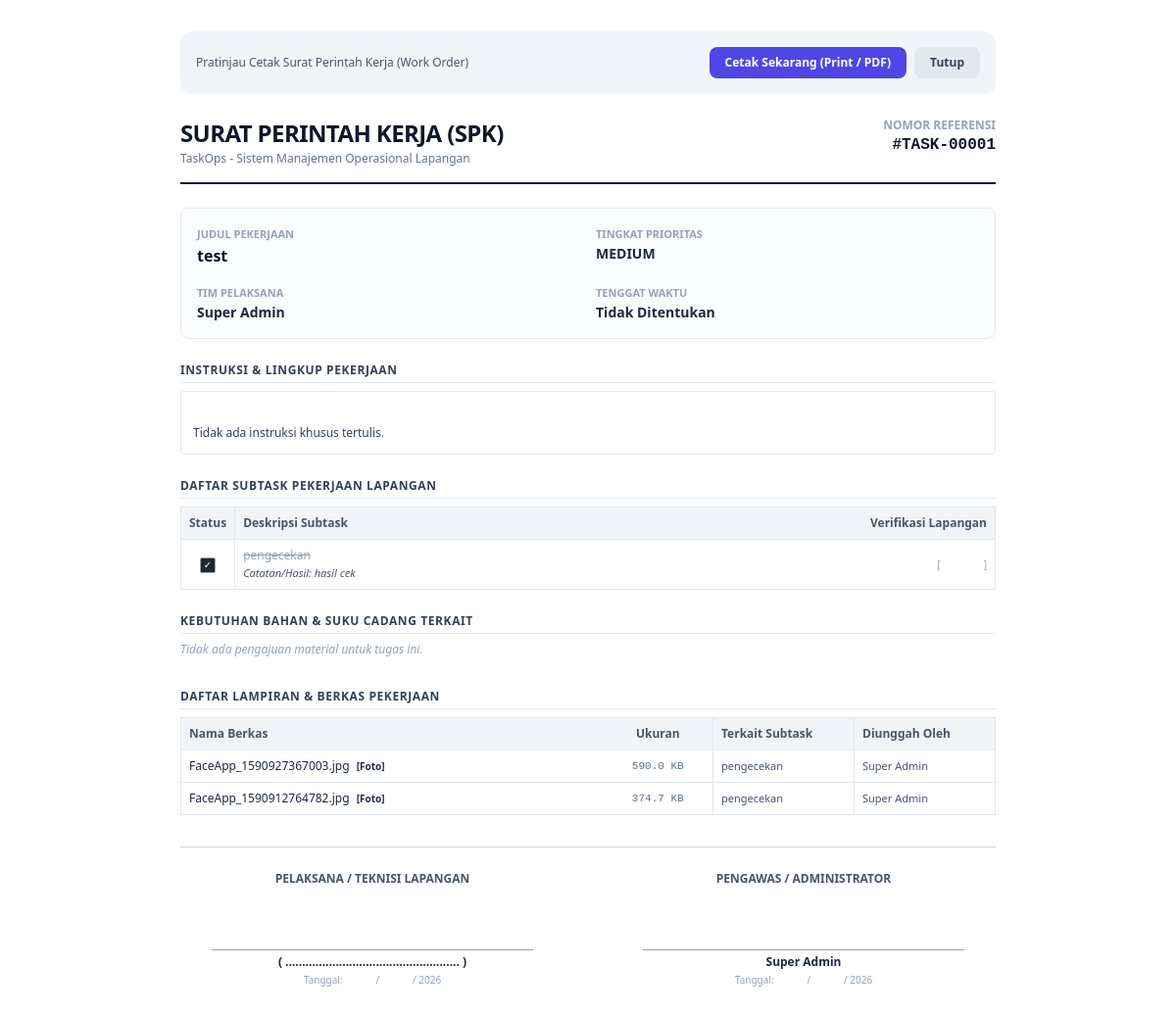
The app's page /tasks/1/print (signed in) with its own data.
### app/models/task.py (models this page shows, shortened)
class Task(db.Model):
    __tablename__ = 'tasks'
    id = db.Column(db.Integer, primary_key=True)
    title = db.Column(db.String(200), nullable=False)
    description = db.Column(db.Text, nullable=True)
    priority = db.Column(db.Enum(TaskPriority), default=TaskPriority.MEDIUM, nullable=False)
    status = db.Column(db.Enum(TaskStatus), default=TaskStatus.TODO, nullable=False, index=True)
    is_archived = db.Column(db.Boolean, default=False, nullable=False, index=True)
    pending_reason = db.Column(db.Text, nullable=True)
    review_notes = db.Column(db.Text, nullable=True)
    completion_remarks = db.Column(db.Text, nullable=True)
    due_date = db.Column(db.Date, nullable=True)
    created_at = db.Column(db.DateTime, default=lambda: datetime.now(timezone.utc), nullable=False)
    created_by_id = db.Column(db.Integer, db.ForeignKey('users.id'), nullable=False)
    assigned_user_id = db.Column(db.Integer, db.ForeignKey('users.id'), nullable=True)
    assigned_team_id = db.Column(db.Integer, db.ForeignKey('teams.id'), nullable=True)
    subtasks = db.relationship('SubTask', backref='task', cascade='all, delete-orphan', lazy='select')
    item_requests = db.relationship('ItemRequest', backref='task', cascade='all, delete-orphan', lazy='select')
    activities = db.relationship('TaskActivity', backref='task', cascade='all, delete-orphan', lazy='select', order_by='TaskActivity.created_at.desc()')
    attachments = db.relationship('Attachment', backref='task', cascade='all, delete-orphan', lazy='select', order_by='Attachment.created_at.desc()')

### app/models/user.py (models this page shows, shortened)
class User(UserMixin, db.Model):
    __tablename__ = 'users'
    id = db.Column(db.Integer, primary_key=True)
    username = db.Column(db.String(80), unique=True, nullable=False, index=True)
    name = db.Column(db.String(120), nullable=False)
    email = db.Column(db.String(120), unique=True, nullable=True, index=True)
    phone_number = db.Column(db.String(30), unique=True, nullable=True, index=True)
    password_hash = db.Column(db.String(255), nullable=False)
    role = db.Column(db.Enum(RoleEnum), default=RoleEnum.STAFF, nullable=False)
    is_active = db.Column(db.Boolean, default=True, nullable=False)
    teams = db.relationship('Team', secondary=user_teams, back_populates='members')
    created_tasks = db.relationship('Task', foreign_keys='Task.created_by_id', backref='creator', lazy='dynamic')
    assigned_tasks = db.relationship('Task', foreign_keys='Task.assigned_user_id', backref='assigned_user', lazy='dynamic')
    item_requests = db.relationship('ItemRequest', foreign_keys='ItemRequest.requested_by_id', backref='requester', lazy='dynamic')
    notifications = db.relationship('Notification', backref='user', lazy='dynamic', cascade='all, delete-orphan')
    push_subscriptions = db.relationship('PushSubscription', backref='user', lazy='dynamic', cascade='all, delete-orphan')
    @property
    def is_admin(self):
        return self.role == RoleEnum.ADMIN

### app/models/subtask.py (models this page shows)
class SubTask(db.Model):
    __tablename__ = 'subtasks'
    id = db.Column(db.Integer, primary_key=True)
    task_id = db.Column(db.Integer, db.ForeignKey('tasks.id'), nullable=False)
    title = db.Column(db.String(255), nullable=False)
    summary = db.Column(db.Text, nullable=True)
    is_completed = db.Column(db.Boolean, default=False, nullable=False)
    created_by_id = db.Column(db.Integer, db.ForeignKey('users.id'), nullable=False)
    creator = db.relationship('User', foreign_keys=[created_by_id])
    attachments = db.relationship('Attachment', backref='subtask', cascade='all, delete-orphan', lazy='select', order_by='Attachment.created_at.desc()')

### app/models/attachment.py (models this page shows, shortened)
class Attachment(db.Model):
    __tablename__ = 'attachments'
    id = db.Column(db.Integer, primary_key=True)
    task_id = db.Column(db.Integer, db.ForeignKey('tasks.id'), nullable=False, index=True)
    subtask_id = db.Column(db.Integer, db.ForeignKey('subtasks.id'), nullable=True, index=True)
    uploaded_by_id = db.Column(db.Integer, db.ForeignKey('users.id'), nullable=False)
    filename = db.Column(db.String(255), nullable=False)        # Nama berkas di disk: <uuid>_<clean_name>
    original_name = db.Column(db.String(255), nullable=False)   # Nama asli yang ditampilkan
    file_size = db.Column(db.Integer, nullable=False)           # Ukuran dalam bytes
    mime_type = db.Column(db.String(100), nullable=False)       # e.g. 'image/png', 'application/pdf'
    created_at = db.Column(db.DateTime, default=lambda: datetime.now(timezone.utc), nullable=False)
    uploader = db.relationship('User', foreign_keys=[uploaded_by_id])
    @property
    def is_image(self) -> bool:
        if self.mime_type and self.mime_type.startswith('image/'):
            return True
        return self.original_name.lower().endswith(('.png', '.jpg', '.jpeg', '.webp', '.gif'))
    @property
    def file_size_formatted(self) -> str:
        if self.file_size < 1024:
            return f"{self.file_size} B"
        elif self.file_size < 1024 * 1024:
            return f"{self.file_size / 1024:.1f} KB"
        return f"{self.file_size / (1024 * 1024):.1f} MB"

### app/blueprints/tasks/routes.py (the view)
@tasks_bp.route('/<int:task_id>/print', methods=['GET'])
@login_required
def print_work_order(task_id):
    task = db.session.get(Task, task_id)
    if not task:
        flash('Tugas tidak ditemukan.', 'error')
        return redirect(url_for('tasks.index'))
    if not is_authorized_for_task(current_user, task):
        flash('Akses ditolak.', 'error')
        return redirect(url_for('tasks.index'))
    return render_template(
        'tasks/print.html',
        task=task,
        subtasks=task.subtasks,
        item_requests=task.item_requests,
        TaskStatus=TaskStatus,
        TaskPriority=TaskPriority,
        ItemStatus=ItemStatus
    )

### app/models/task.py (called while the page is built, shortened)
def is_authorized_for_task(user, task) -> bool:
    if not user or not user.is_authenticated:
        return False
    if user.is_admin:
        return True

### app/templates/tasks/print.html (shortened to what this page needs)
<!DOCTYPE html>
<html lang="id">
<head>
  <script src="https://cdn.tailwindcss.com"></script>
</head>
<body class="bg-white text-slate-900 p-8 max-w-4xl mx-auto text-sm">
  <div class="no-print mb-6 p-4 bg-slate-100 rounded-xl flex items-center justify-between">
    <div class="text-xs text-slate-600">Pratinjau Cetak Surat Perintah Kerja (Work Order)</div>
    <div class="flex items-center gap-2">
      <button onclick="window.print()" class="px-4 py-2 bg-indigo-600 text-white rounded-lg text-xs font-semibold hover:bg-indigo-700">
        Cetak Sekarang (Print / PDF)
      </button>
      <button onclick="window.close()" class="px-4 py-2 bg-slate-200 text-slate-700 rounded-lg text-xs font-semibold hover:bg-slate-300">
        Tutup
      </button>
    </div>
  </div>
  <div class="border-b-2 border-slate-900 pb-4 mb-6 flex items-start justify-between">
    <div>
      <h1 class="text-2xl font-black tracking-tight uppercase">Surat Perintah Kerja (SPK)</h1>
      <p class="text-xs text-slate-500 mt-0.5">TaskOps - Sistem Manajemen Operasional Lapangan</p>
    </div>
    <div class="text-right">
      <div class="text-xs font-bold text-slate-400 uppercase">Nomor Referensi</div>
      <div class="text-base font-mono font-bold">#TASK-{{ "%05d" % task.id }}</div>
    </div>
  </div>
  <div class="grid grid-cols-2 gap-4 mb-6 border border-slate-200 p-4 rounded-lg bg-slate-50/50">
    <div>
      <span class="text-[11px] font-bold text-slate-400 uppercase block">Judul Pekerjaan</span>
      <div class="text-base font-bold text-slate-900">{{ task.title }}</div>
    </div>
    <div>
      <span class="text-[11px] font-bold text-slate-400 uppercase block">Tingkat Prioritas</span>
      <div class="text-sm font-bold {% if task.priority.value == 'URGENT' %}text-red-700{% elif task.priority.value == 'HIGH' %}text-amber-700{% else %}text-slate-800{% endif %}">
        {{ task.priority.value }}
      </div>
    </div>
    <div>
      <span class="text-[11px] font-bold text-slate-400 uppercase block">Tim Pelaksana</span>
      <div class="text-sm font-semibold text-slate-800">
        {% if task.assigned_team %}
        Tim {{ task.assigned_team.name }}
        {% elif task.assigned_user %}
        {{ task.assigned_user.name }}
        {% else %}
        Belum Ditentukan
        {% endif %}
      </div>
    </div>
    <div>
      <span class="text-[11px] font-bold text-slate-400 uppercase block">Tenggat Waktu</span>
      <div class="text-sm font-semibold text-slate-800">
        {{ task.due_date.strftime('%d %B %Y') if task.due_date else 'Tidak Ditentukan' }}
      </div>
    </div>
  </div>
  <div class="mb-6">
    <h3 class="text-xs font-bold uppercase tracking-wider text-slate-700 border-b border-slate-200 pb-1 mb-2">Instruksi & Lingkup Pekerjaan</h3>
    <p class="text-xs text-slate-700 whitespace-pre-line leading-relaxed border p-3 rounded bg-white">
      {{ task.description or 'Tidak ada instruksi khusus tertulis.' }}
    </p>
  </div>
  <div class="mb-6">
    <h3 class="text-xs font-bold uppercase tracking-wider text-slate-700 border-b border-slate-200 pb-1 mb-2">Daftar Subtask Pekerjaan Lapangan</h3>
    {% if subtasks %}
    <table class="w-full border-collapse text-xs border border-slate-200">
      <thead>
        <tr class="bg-slate-100 text-slate-600 border-b border-slate-200">
          <th class="p-2 text-center w-12 border-r border-slate-200">Status</th>
          <th class="p-2 text-left">Deskripsi Subtask</th>
          <th class="p-2 text-right w-36">Verifikasi Lapangan</th>
        </tr>
      </thead>
      <tbody>
        {% for st in subtasks %}
        <tr class="border-b border-slate-200">
          <td class="p-2 text-center border-r border-slate-200">
            <span class="inline-block w-4 h-4 border border-slate-400 rounded-sm {% if st.is_completed %}bg-slate-800 text-white leading-3 text-[10px]{% endif %}">
              {% if st.is_completed %}&#10003;{% endif %}
            </span>
          </td>
          <td class="p-2">
            <div class="font-medium {{ 'line-through text-slate-400' if st.is_completed else 'text-slate-800' }}">{{ st.title }}</div>
            {% if st.summary %}
            <div class="text-[11px] text-slate-600 italic mt-0.5">Catatan/Hasil: {{ st.summary }}</div>
            {% endif %}
          </td>
          <td class="p-2 text-right text-slate-400 text-[10px]">[ &nbsp; &nbsp; &nbsp; &nbsp; &nbsp; &nbsp; &nbsp; &nbsp; ]</td>
        </tr>
        {% endfor %}
      </tbody>
    </table>
    {% else %}
    <p class="text-xs text-slate-400 italic">Belum ada rincian subtask.</p>
    {% endif %}
  </div>
  <div class="mb-8">
    <h3 class="text-xs font-bold uppercase tracking-wider text-slate-700 border-b border-slate-200 pb-1 mb-2">Kebutuhan Bahan & Suku Cadang Terkait</h3>
    {% if item_requests %}
    <table class="w-full border-collapse text-xs border border-slate-200">
      <thead>
        <tr class="bg-slate-100 text-slate-600 border-b border-slate-200">
          <th class="p-2 text-left">Nama Bahan</th>
          <th class="p-2 text-center w-28 border-r border-slate-200">Kuantitas</th>
          <th class="p-2 text-center w-28 border-r border-slate-200">Status</th>
          <th class="p-2 text-left">Spesifikasi / Catatan</th>
        </tr>
      </thead>
      <tbody>
        {% for it in item_requests %}
        <tr class="border-b border-slate-200">
          <td class="p-2 font-semibold text-slate-800">{{ it.item_name }}</td>
          <td class="p-2 text-center border-r border-slate-200">{{ it.quantity }}</td>
          <td class="p-2 text-center border-r border-slate-200 font-mono text-[11px]">{{ it.status.value }}</td>
          <td class="p-2 text-slate-600 text-[11px]">{{ it.notes or '-' }}</td>
        </tr>
        {% endfor %}
      </tbody>
    </table>
    {% else %}
    <p class="text-xs text-slate-400 italic">Tidak ada pengajuan material untuk tugas ini.</p>
    {% endif %}
  </div>
  <div class="mb-8">
    <h3 class="text-xs font-bold uppercase tracking-wider text-slate-700 border-b border-slate-200 pb-1 mb-2">Daftar Lampiran & Berkas Pekerjaan</h3>
    {% if task.attachments %}
    <table class="w-full border-collapse text-xs border border-slate-200">
      <thead>
        <tr class="bg-slate-100 text-slate-600 border-b border-slate-200">
          <th class="p-2 text-left">Nama Berkas</th>
          <th class="p-2 text-center w-28 border-r border-slate-200">Ukuran</th>
          <th class="p-2 text-left w-36 border-r border-slate-200">Terkait Subtask</th>
          <th class="p-2 text-left w-36">Diunggah Oleh</th>
        </tr>
      </thead>
      <tbody>
        {% for att in task.attachments %}
        <tr class="border-b border-slate-200">
          <td class="p-2 font-medium text-slate-800">
            {{ att.original_name }}
            {% if att.is_image %}
            <span class="ml-1 text-[10px] text-brand-600 font-semibold">[Foto]</span>
            {% endif %}
          </td>
          <td class="p-2 text-center border-r border-slate-200 text-slate-500 font-mono text-[11px]">{{ att.file_size_formatted }}</td>
          <td class="p-2 text-slate-600 border-r border-slate-200 text-[11px]">{{ att.subtask.title if att.subtask else 'Tugas Utama' }}</td>
          <td class="p-2 text-slate-600 text-[11px]">{{ att.uploader.name if att.uploader else '-' }}</td>
        </tr>
        {% endfor %}
      </tbody>
    </table>
    {% else %}
    <p class="text-xs text-slate-400 italic">Tidak ada lampiran atau berkas yang diunggah.</p>
    {% endif %}
  </div>
  <div class="grid grid-cols-2 gap-12 pt-6 border-t border-slate-300 text-center text-xs">
    <div>
      <p class="font-bold text-slate-600 uppercase mb-16">Pelaksana / Teknisi Lapangan</p>
      <div class="border-t border-slate-400 mx-8 pt-1">
        <p class="font-semibold text-slate-800">( .................................................... )</p>
        <p class="text-[10px] text-slate-400 mt-0.5">Tanggal: &nbsp; &nbsp; &nbsp; &nbsp; &nbsp; &nbsp; / &nbsp; &nbsp; &nbsp; &nbsp; &nbsp; &nbsp; / 2026</p>
      </div>
    </div>
    <div>
      <p class="font-bold text-slate-600 uppercase mb-16">Pengawas / Administrator</p>
      <div class="border-t border-slate-400 mx-8 pt-1">
        <p class="font-semibold text-slate-800">{{ task.creator.name }}</p>
        <p class="text-[10px] text-slate-400 mt-0.5">Tanggal: &nbsp; &nbsp; &nbsp; &nbsp; &nbsp; &nbsp; / &nbsp; &nbsp; &nbsp; &nbsp; &nbsp; &nbsp; / 2026</p>
      </div>
    </div>
  </div>
</body>
</html>

### records on screen
Task: id "00001", title "test", priority.value "MEDIUM", due_date "Tidak Ditentukan", description "Tidak ada instruksi khusus tertulis."
User: assigned_user.name "Super Admin", creator.name "Super Admin"
SubTask: title "pengecekan", summary "hasil cek"
Attachment: original_name "FaceApp_1590927367003.jpg", mime_type "[Foto]", file_size_formatted "590.0 KB", subtask "pengecekan", uploader "Super Admin"
Attachment: original_name "FaceApp_1590912764782.jpg", mime_type "[Foto]", file_size_formatted "374.7 KB", subtask "pengecekan", uploader "Super Admin"
